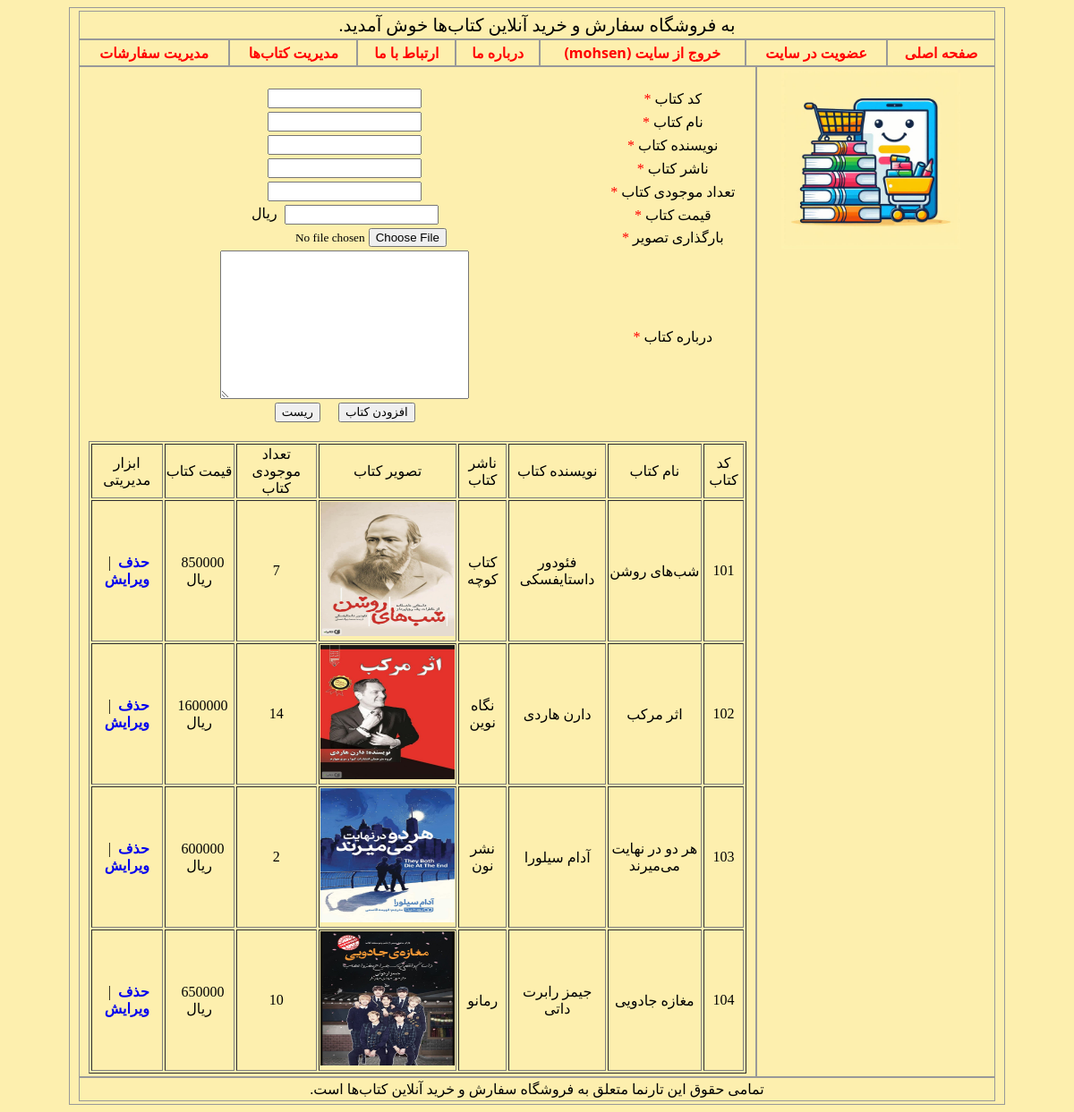
The page /admin_books.php (signed in) on the database its author committed.
### tables this page shows
CREATE TABLE `books` (
  `book_code` int(10) NOT NULL COMMENT 'کد کتاب',
  `book_name` varchar(200) NOT NULL COMMENT 'نام کتاب',
  `book_author` varchar(200) NOT NULL COMMENT 'نویسنده کتاب',
  `book_publisher` varchar(200) NOT NULL COMMENT 'ناشر کتاب',
  `book_qty` int(10) NOT NULL COMMENT 'تعداد موجودی کتاب',
  `book_about` varchar(800) NOT NULL COMMENT 'درباره کتاب',
  `book_price` float NOT NULL COMMENT 'قیمت کتاب',
  `book_image` varchar(100) NOT NULL COMMENT 'نام پرونده تصویر کتاب'
);

### admin_books.php (the view, shortened to what this page needs)
<?php
include ('includes/header.php');
  ?>
  <?php
$link = mysqli_connect("localhost", "root", "", "shop_db");
$url = $book_code = $book_name = $book_author = $book_publisher = $book_qty = $book_about = $book_price = $book_image = "";
$btn_caption = "افزودن کتاب";
?>
<br />
<form name="add_books" action="action_admin_books.php" value="<?php if (!empty($url))
  echo $url; ?>" method="POST" enctype="multipart/form-data">
  <table style="width:100%;" style="margin-left: auto; margin-right: auto;">
    <tr>
      <td tyle="width: 22%;">کد کتاب <span style="color: red;">*</span></td>
      <td style="width: 78%;"> <input type="text" id="book_code" name="book_code" value="<?php echo ($book_code) ?>">
      </td>
    </tr>
    <tr>
      <td tyle="width: 22%;">نام کتاب <span style="color: red;">*</span></td>
      <td style="width: 78%;"> <input type="text" id="book_name" name="book_name" value="<?php echo ($book_name) ?>">
      </td>
    </tr>
    <tr>
      <td tyle="width: 22%;">نویسنده کتاب <span style="color: red;">*</span></td>
      <td style="width: 78%;"> <input type="text" id="book_author" name="book_author"
          value="<?php echo ($book_author) ?>">
      </td>
    </tr>
    <tr>
      <td tyle="width: 22%;">ناشر کتاب <span style="color: red;">*</span></td>
      <td style="width: 78%;"> <input type="text" id="book_publisher" name="book_publisher"
          value="<?php echo ($book_publisher) ?>"> </td>
    </tr>
    <tr>
      <td tyle="width: 22%;">تعداد موجودی کتاب <span style="color: red;">*</span></td>
      <td style="width: 78%;"> <input type="text" id="book_qty" name="book_qty" value="<?php echo ($book_qty) ?>">
      </td>
    </tr>
    <tr>
      <td tyle="width: 22%;">قیمت کتاب <span style="color: red;">*</span></td>
      <td style="width: 78%;"> <input type="text" id="book_price" name="book_price"
          value="<?php echo ($book_price) ?>">&nbsp; ریال </td>
    </tr>
    <tr>
      <td tyle="width: 22%;">بارگذاری تصویر <span style="color: red;">*</span></td>
      <td style="width: 78%;"> <input type="file" id="book_image" name="book_image" size="30">
      </td>
    </tr>
    <td tyle="width: 22%;">درباره کتاب <span style="color: red;">*</span></td>
    <td style="width: 78%;"> <textarea cols="35" rows="10" warp="vitual" type="text" id="book_about" name="book_about"><?php echo ($book_about) ?></textarea </td>
<br/>
    <input type="submit"value="<?php echo ($btn_caption) ?>"" >
    <input type="reset"  value="ریست">
  </table>
</form>
  <br/>
<table border="1px" style="width: 100%;" >
  <tr>
  <td>کد کتاب</td>
  <td>نام کتاب</td>
  <td>نویسنده کتاب</td>
  <td>ناشر کتاب</td>
  <td>تصویر کتاب</td>
  <td>تعداد موجودی کتاب</td>
  <td>قیمت کتاب</td>
  <td>ابزار مدیریتی</td>
  </tr>
<?php
$query = "SELECT * FROM books";
$result = mysqli_query($link, $query);
while ($row = mysqli_fetch_array($result)) {
  ?>
    <tr>
    <td><?php echo $row['book_code']; ?></td>
    <td><?php echo $row['book_name']; ?></td>
    <td><?php echo $row['book_author']; ?></td>
    <td><?php echo $row['book_publisher']; ?></td>
    <td><img src="images/books/<?php echo $row['book_image']; ?>" width="150px" height="150px" alt=""></td>
    <td><?php echo $row['book_qty']; ?></td>
    <td><?php echo $row['book_price']; ?> &nbsp ریال </td>
    <td>
    <b><a href="action_admin_books.php?id=<?php echo $row['book_code']; ?>&action=DELETE" style="text-decoration: none;">حذف</a></b>
    &nbsp;|&nbsp;
    <b><a href="admin_books.php?id=<?php echo $row['book_code']; ?>&action=EDIT" style="text-decoration: none;">ویرایش</a></b>
    </td>
    </tr>
    <?php
}
?>
</table>
<?php
include ('includes/footer.php');
?>

### css/style.css (style rules this page uses)
.divTable, input, textarea { font-family: '2 Roya'; }

### rows shown on the page
books: book_code "101", book_name "شب‌های روشن", book_author "فئودور داستایفسکی", book_publisher "کتاب کوچه", book_image (picture), book_qty "7"
books: book_code "102", book_name "اثر مرکب", book_author "دارن هاردی", book_publisher "نگاه نوین", book_image (picture), book_qty "14"
books: book_code "103", book_name "هر دو در نهایت می‌میرند", book_author "آدام سیلورا", book_publisher "نشر نون", book_image (picture), book_qty "2"
books: book_code "104", book_name "مغازه جادویی", book_author "جیمز رابرت داتی", book_publisher "رمانو", book_image (picture), book_qty "10"

### other values the page prints
$_SESSION['realname'] "mohsen"
